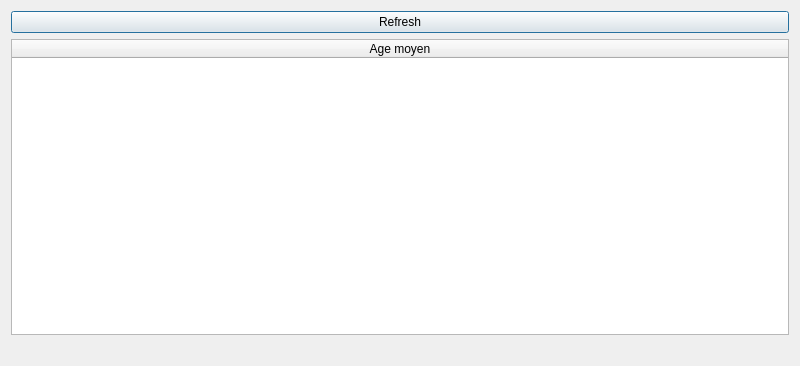
<?xml version="1.0" encoding="UTF-8"?>
<ui version="4.0">
 <class>fct_comp_4</class>
 <widget class="QDialog" name="fct_comp_4">
  <property name="geometry">
   <rect>
    <x>0</x>
    <y>0</y>
    <width>800</width>
    <height>366</height>
   </rect>
  </property>
  <property name="windowTitle">
   <string>Sportifs d'un pays et un équipe</string>
  </property>
  <property name="windowIcon">
   <iconset>
    <normaloff>../../../../../../../342px-Olympic_rings_without_rims.svg.png</normaloff>../../../../../../../342px-Olympic_rings_without_rims.svg.png</iconset>
  </property>
  <layout class="QVBoxLayout" name="verticalLayout">
   <item>
    <layout class="QHBoxLayout" name="horizontalLayout">
     <item>
      <widget class="QPushButton" name="pushButton">
       <property name="enabled">
        <bool>true</bool>
       </property>
       <property name="text">
        <string>Refresh</string>
       </property>
       <property name="autoDefault">
        <bool>true</bool>
       </property>
      </widget>
     </item>
    </layout>
   </item>
   <item>
    <widget class="QTableWidget" name="table_fct_comp_4">
     <attribute name="horizontalHeaderMinimumSectionSize">
      <number>50</number>
     </attribute>
     <attribute name="horizontalHeaderDefaultSectionSize">
      <number>70</number>
     </attribute>
     <attribute name="horizontalHeaderStretchLastSection">
      <bool>true</bool>
     </attribute>
     <attribute name="verticalHeaderVisible">
      <bool>false</bool>
     </attribute>
     <column>
      <property name="text">
       <string>Age moyen</string>
      </property>
     </column>
    </widget>
   </item>
   <item>
    <widget class="QLabel" name="label_fct_comp_4">
     <property name="text">
      <string/>
     </property>
     <property name="alignment">
      <set>Qt::AlignCenter</set>
     </property>
    </widget>
   </item>
  </layout>
 </widget>
 <resources/>
 <connections/>
 <slots>
  <slot>refreshResult()</slot>
  <slot>initialiserpays()</slot>
  <slot>initialiserid()</slot>
 </slots>
</ui>
